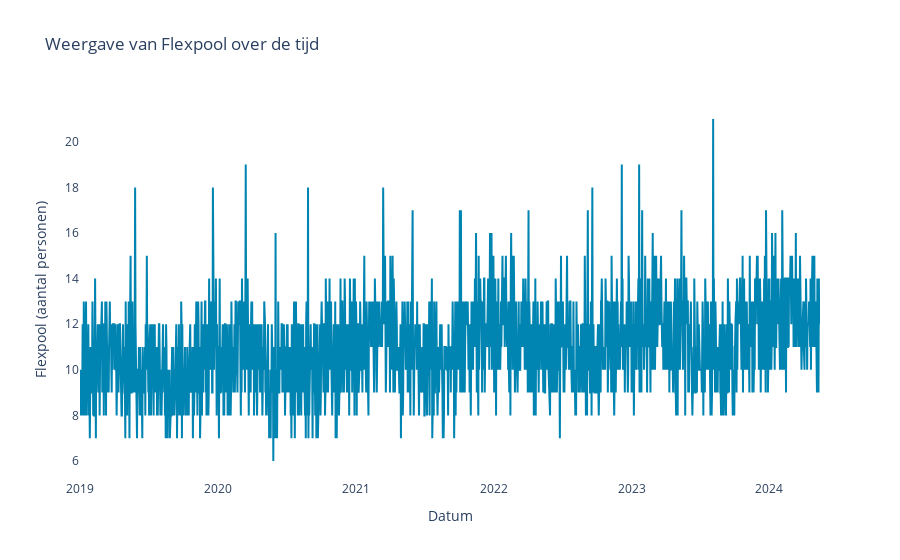

This figure's notebook cell:
### Markdown cell above
Nader te bepalen tekst bij ziekteverzuim

### Code cell
bekijk_flexpool(data)

### Figure 1 — Plotly figure (JSON) as saved in the notebook; plotly's stock layout.template omitted (floating-point values rounded to 4 significant figures; data arrays with more than 128 entries replaced by an {"elided": "..."} marker saying what was removed)
{"data": [{"line": {"color": "#0084B2"}, "mode": "lines", "name": "Flexpool", "type": "scatter", "x": {"elided": "1961 str values"}, "y": {"elided": "1961 int values"}}], "layout": {"paper_bgcolor": "white", "plot_bgcolor": "white", "title": {"text": "Weergave van Flexpool over de tijd"}, "xaxis": {"title": {"text": "Datum"}}, "yaxis": {"title": {"text": "Flexpool (aantal personen)"}}}}
